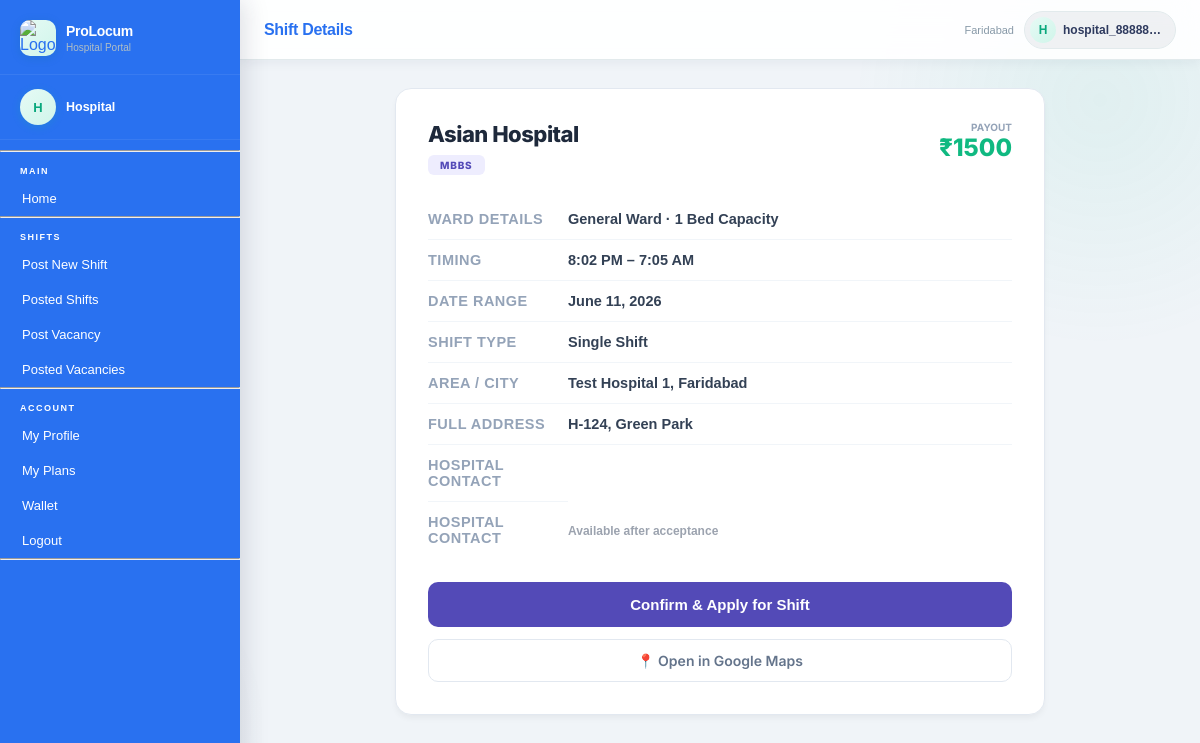
/doctors/shifts/detail/12/ (signed in), run on the app's committed database.
### users/models.py (models this page shows)
class CustomUser(AbstractUser):
    ROLE_CHOICES = (
        ('doctor', 'Doctor'),
        ('nurse', 'Nurse'),
        ('hospital', 'Hospital'),
        ('admin', 'Admin'),
    )
    role   = models.CharField(max_length=20, choices=ROLE_CHOICES)
    mobile = models.CharField(max_length=10, unique=True, null=True, blank=True)  # ✅ Unique mobile
    def __str__(self):
        return f"{self.username} ({self.role})"

### hospitals/models.py (models this page shows, shortened)
class HospitalProfile(models.Model):
    HOSPITAL_TYPE_CHOICES = [
        ('private', 'Private'),
        ('government', 'Government'),
        ('trust', 'Trust / NGO'),
        ('clinic', 'Clinic'),
    ]
    user             = models.OneToOneField(settings.AUTH_USER_MODEL, on_delete=models.CASCADE, related_name='hospital_profile')
    hospital_name    = models.CharField(max_length=200)
    hospital_type    = models.CharField(max_length=20, choices=HOSPITAL_TYPE_CHOICES, blank=True)
    registration_no  = models.CharField(max_length=100, blank=True)
    is_registration_complete = models.BooleanField(default=False)
    contact_person   = models.CharField(max_length=150, blank=True)
    phone            = models.CharField(max_length=15, blank=True)
    email            = models.EmailField(blank=True)
    address          = models.TextField(blank=True)
    state            = models.CharField(max_length=100, blank=True)
    city             = models.CharField(max_length=100, blank=True)
    pincode          = models.CharField(max_length=10, blank=True)
    specialities     = models.TextField(blank=True)   # comma-separated
    bed_count        = models.PositiveIntegerField(null=True, blank=True)
    logo             = models.ImageField(upload_to='hospitals/logos/', null=True, blank=True)
    registration_doc = models.FileField(upload_to='hospitals/docs/', null=True, blank=True)
    pan_card         = models.FileField(upload_to='hospitals/pan/', null=True, blank=True)
    aadhar_photo     = models.FileField(upload_to='hospitals/aadhar/', null=True, blank=True)
    registered_state = models.CharField(max_length=100, blank=True)
    is_verified      = models.BooleanField(default=False)
    created_at       = models.DateTimeField(auto_now_add=True)
    updated_at       = models.DateTimeField(auto_now=True)
    STATUS_CHOICES = [
    ('pending', 'Pending'),
    ('approved', 'Approved'),
    ('rejected', 'Rejected'),
]
    verification_status = models.CharField(max_length=10, choices=STATUS_CHOICES, default='pending')

### shifts/models.py (models this page shows, shortened)
class Shift(models.Model):
    SHIFT_TYPE_CHOICES = [
        ('single', 'Single Shift'),
        ('multiple', 'Multiple Shift'),
    ]
    WARD_CHOICES = [
        ('general', 'General Ward'),
        ('icu', 'ICU Ward'),
        ('casualty', 'Casualty Ward'),
        ('female', 'Female Ward'),
    ]
    QUALIFICATION_CHOICES = [
    ('mbbs', 'MBBS'),
    ('bams', 'BAMS'),
    ('bhms', 'BHMS'),
    ('bams_bhms', 'BAMS/BHMS'),
    ('gnm', 'GNM'),
    ('bsc_nursing', 'B.Sc Nursing'),
    ('anm', 'ANM'),
    ('msc_nursing', 'M.Sc Nursing'),
]
    posted_by               = models.ForeignKey(
        settings.AUTH_USER_MODEL,
        on_delete=models.CASCADE,
        related_name='posted_shifts'
    )
    TARGET_ROLE_CHOICES = [
    ('doctor', 'Doctor'),
    ('nurse', 'Nurse'),
]
    location_link = models.URLField(max_length=500, blank=True, null=True, help_text='Google Maps link')
    target_role = models.CharField(max_length=10, choices=TARGET_ROLE_CHOICES, default='both')
    hospital_name           = models.CharField(max_length=200)
    ward_type               = models.CharField(max_length=20, choices=WARD_CHOICES)
    bed_count               = models.PositiveIntegerField(default=1)
    address                 = models.TextField()
    landmark                = models.CharField(max_length=200, blank=True)
    area                    = models.CharField(max_length=100, blank=True)
    city                    = models.CharField(max_length=100)
    qualification_required  = models.CharField(max_length=20, choices=QUALIFICATION_CHOICES, default='bams_bhms')
    shift_type              = models.CharField(max_length=10, choices=SHIFT_TYPE_CHOICES, default='single')
    start_date              = models.DateField()
    end_date                = models.DateField(null=True, blank=True)
    start_time              = models.TimeField()
    end_time                = models.TimeField()
    pay                     = models.PositiveIntegerField(help_text='Pay in INR')
    requirements            = models.TextField(blank=True)
    is_urgent               = models.BooleanField(default=False)
    is_active               = models.BooleanField(default=True)
    created_at              = models.DateTimeField(auto_now_add=True)

### shifts/views.py (the view, shortened to what this page needs)
# urls.py: path('shifts/detail/<int:shift_id>/', views.shift_detail,   name='nurse_shift_detail'),
@login_required
def shift_detail(request, shift_id):
    cfg   = get_role_config(request.user)
    shift = get_object_or_404(Shift, id=shift_id, is_active=True)
    from plans.utils import get_wallet_balance
    shift_expired = shift.start_date < timezone.now().date()
    already_applied = ShiftApplication.objects.filter(
        shift=shift, applicant=request.user
    ).first()
    wallet_balance = get_wallet_balance(request.user)
    token_cost     = getattr(shift, 'pay', 0)
    can_withdraw = False
    if already_applied:
        can_withdraw, _ = already_applied.can_withdraw()
    can_apply = (
        not shift_expired   and
        not already_applied and
        wallet_balance >= token_cost
    )
    print("\n" + "="*60)
    print(f"[SHIFT DETAIL] User: {request.user} ({request.user.role}) | Shift: #{shift.id}")
    print(f"[SHIFT DETAIL] Shift start_date: {shift.start_date} | Today: {timezone.now().date()}")
    print(f"[SHIFT DETAIL] Shift expired: {shift_expired}")
    print(f"[SHIFT DETAIL] Wallet Balance: {wallet_balance} | Token Cost: {token_cost}")
    print(f"[SHIFT DETAIL] Already Applied: {already_applied}")
    print(f"[SHIFT DETAIL] Can Apply: {can_apply}")
    print(f"[SHIFT DETAIL] Can Withdraw: {can_withdraw}")
    print("="*60 + "\n")
    return render(request, 'doctors/shift_detail.html', {
        'shift':           shift,
        'already_applied': already_applied,
        'shift_expired':   shift_expired,
        'base_template':   cfg['base'],
        'can_apply':       can_apply,
        'wallet_balance':  wallet_balance,
        'token_cost':      token_cost,
        'can_withdraw':    can_withdraw,
    })

### doctors/templates/doctors/shift_detail.html (shortened to what this page needs)
{% extends base_template|default:'doctors/base.html' %}
{% block page_title %}Shift Details{% endblock %}
{% block content %}
<div class="dash-wrap">
    <div class="detail-card">
        <div class="detail-header">
            <div>
                <h2 class="hosp-title">{{ shift.hospital_name }}</h2>
                <div class="tag-row">
                    <span class="tag tag-qual">{{ shift.get_qualification_required_display }}</span>
                </div>
            </div>
            <div style="text-align: right;">
                <div style="font-size: 10px; font-weight: 700; color: #94a3b8; text-transform: uppercase;">Payout</div>
                <span class="pay-highlight">₹{{ shift.pay }}</span>
            </div>
        </div>
        <table class="info-table">
            <tr>
                <td class="label-col">Ward Details</td>
                <td class="val-col">{{ shift.get_ward_type_display }} · {{ shift.bed_count }} Bed Capacity</td>
            </tr>
            <tr>
                <td class="label-col">Timing</td>
                <td class="val-col">{{ shift.start_time|time:"g:i A" }} – {{ shift.end_time|time:"g:i A" }}</td>
            </tr>
            <tr>
                <td class="label-col">Date Range</td>
                <td class="val-col">{{ shift.start_date }}{% if shift.end_date %} to {{ shift.end_date }}{% endif %}</td>
            </tr>
            <tr>
                <td class="label-col">Shift Type</td>
                <td class="val-col">{{ shift.get_shift_type_display }}</td>
            </tr>
            <tr>
                <td class="label-col">Area / City</td>
                <td class="val-col">{{ shift.area }}{% if shift.area %}, {% endif %}{{ shift.city }}</td>
            </tr>
            <tr>
                <td class="label-col">Full Address</td>
                <td class="val-col">{{ shift.address }}</td>
            </tr>
            <tr>
    <td class="label-col">Hospital Contact</td>
            <tr>
    <td class="label-col">Hospital Contact</td>
    <td class="val-col">
        {% if already_applied and already_applied.status == 'accepted' %}
            <span style="color:#0fbf8f; font-weight:800;"> {{ shift.posted_by.mobile|default:"Not available" }}</span>
        {% else %}
            <span style="color:#9ca3af; font-size:12px;"> Available after acceptance</span>
        {% endif %}
    </td>
</tr>
        </table>
        {% if already_applied %}
    {% if already_applied.status == 'withdrawn' %}
        <form method="post">
            {% csrf_token %}
            <input type="hidden" name="action" value="reapply">
            <button type="submit" class="btn-apply">↩ Re-Apply for this Shift</button>
        </form>
    {% elif already_applied.status == 'accepted' %}
        <div class="status-alert">✅ Application Accepted</div>
        {% if already_applied.shift.is_urgent %}
            <div style="background:#fef2f2;border:1px solid #fecaca;border-radius:10px;
                        padding:12px;text-align:center;font-size:12px;
                        color:#dc2626;font-weight:600;margin-bottom:12px;">
                🚨 Urgent shift — withdrawal not allowed
            </div>
        {% elif can_withdraw %}
            <form method="post" action="{% url 'withdraw_application' already_applied.id %}">
                {% csrf_token %}
                <button type="submit"
                    style="width:100%;padding:13px;border-radius:10px;background:#ef4444;
                           color:white;border:none;font-size:14px;font-weight:700;
                           cursor:pointer;margin-bottom:8px;"
                    onclick="return confirm('Withdraw karna chahte ho?')">
                    Withdraw Application
                </button>
            </form>
            <p style="font-size:11px;color:#9ca3af;text-align:center;">
                ⏱ Window closes in <strong id="withdraw-timer"></strong>
            </p>
        {% else %}
            <div style="background:#fff7ed;border:1px solid #fed7aa;border-radius:10px;
                        padding:12px;text-align:center;font-size:12px;
                        color:#92400e;font-weight:600;margin-bottom:12px;">
                ⚠️ Withdrawal window has passed (30 min limit)
            </div>
        {% endif %}
    {% else %}
        <div class="status-alert">
            Application Received • Status: {{ already_applied.get_status_display }}
        </div>
    {% endif %}
{% else %}
    <form method="post">
        <button type="submit" class="btn-apply">Confirm & Apply for Shift</button>
    </form>
{% endif %}
        {% if shift.location_link %}
<a href="{{ shift.location_link }}" target="_blank" class="btn-map">
    📍 View Location on Map
</a>
{% else %}
<a href="https://www.google.com/maps/search/?api=1&query={{ shift.address|urlencode }}+{{ shift.city|urlencode }}" target="_blank" class="btn-map">
    📍 Open in Google Maps
</a>
{% endif %}
    </div>
</div>
{% endblock %}

### hospitals/templates/hospitals/base.html (shortened to what this page needs)
{% load static %}
<!DOCTYPE html>
<html lang="hi">
<head>
  <link rel="stylesheet" href="{% static 'users/css/base.css' %}">
</head>
<body>
<aside class="sidebar" id="sidebar">
  {% if request.user.is_authenticated %}
  <div class="sidebar-brand">
    <div class="logo-icon">
      <img src="{% static 'users/images/Black_and_White_Circular_Art___Design_Logo-removebg-preview.png' %}" alt="Logo">
    </div>
    <div class="brand-text">
      <h1>ProLocum</h1>
      <p>Hospital Portal</p>
    </div>
  </div>
  <div class="sidebar-profile">
    <div class="profile-avatar">
      {% if profile.hospital_name %}{{ profile.hospital_name|first|upper }}{% else %}H{% endif %}
    </div>
    <div class="profile-info">
      <strong>{% if profile.hospital_name %}{{ profile.hospital_name }}{% else %}Hospital{% endif %}</strong>
    </div>
  </div>
  {% endif %}
  <nav class="sidebar-nav">
<hr>
    <div class="nav-section-label">Main</div>
    <a href="{% url 'hospital_dashboard' %}" class="nav-link {% if request.resolver_match.url_name == 'hospital_dashboard' %}active{% endif %}">
      Home
    </a>
<hr>
    <div class="nav-section-label">Shifts</div>
    {% if ctx_can_post_shift %}
      <a href="/hospitals/shifts/post/" class="nav-link {% if request.resolver_match.url_name == 'post_new_shift' %}active{% endif %}">
        Post New Shift
      </a>
      <a href="/hospitals/shifts/posted/" class="nav-link {% if request.resolver_match.url_name == 'posted_shifts' %}active{% endif %}">
        Posted Shifts
      </a>
    {% endif %}
    {% if ctx_can_post_vacancy %}
      <a href="{% url 'hospital_post_vacancy' %}" class="nav-link {% if request.resolver_match.url_name == 'hospital_post_vacancy' %}active{% endif %}">
        Post Vacancy
      </a>
      <a href="{% url 'hospital_posted_vacancies' %}" class="nav-link {% if request.resolver_match.url_name == 'hospital_posted_vacancies' %}active{% endif %}">
        Posted Vacancies
      </a>
    {% endif %}
<hr>
    <div class="nav-section-label">Account</div>
    <a href="{% url 'hospital_my_profile' %}" class="nav-link {% if request.resolver_match.url_name == 'hospital_my_profile' %}active{% endif %}">
      My Profile
    </a>
    <a href="{% url 'my_plans' %}" class="nav-link {% if request.resolver_match.url_name == 'my_plans' %}active{% endif %}">
      My Plans
    </a>
    <a href="{% url 'hospital_wallet' %}" class="nav-link">
    Wallet
</a>
    <a href="{% url 'logout' %}" class="nav-link">Logout</a>
<hr>
  </nav>
</aside>
<main class="main">
  <div class="topbar">
    <div class="topbar-left">
      <span class="topbar-title">{% block page_title %}Dashboard{% endblock %}</span>
    </div>
    <div class="topbar-right">
      {% if request.user.hospital_profile.city %}
      <span class="city-tag">{{ request.user.hospital_profile.city }}</span>
      {% endif %}
      <div class="user-chip">
        <div class="user-avatar">
          {% if profile.hospital_name %}{{ profile.hospital_name|first|upper }}{% else %}{{ request.user.username|first|upper }}{% endif %}
        </div>
        <span class="user-name">
          {% if profile.hospital_name %}{{ profile.hospital_name }}{% else %}{{ request.user.username }}{% endif %}
        </span>
      </div>
    </div>
  </div>
  <div class="content">
    {% block content %}{% endblock %}
  </div>
</main>
</body>
</html>

### data on the page
CustomUser: user.hospital_profile.city "Faridabad", user.username|first "H", user.username "hospital_88888…"
Shift: hospital_name "Asian Hospital", qualification_required "MBBS", pay "1500", ward_type "General Ward", bed_count "1", start_time "8:02 PM", end_time "7:05 AM", start_date "June 11, 2026", shift_type "Single Shift", area "Test Hospital 1", city "Faridabad", address "H-124, Green Park"
